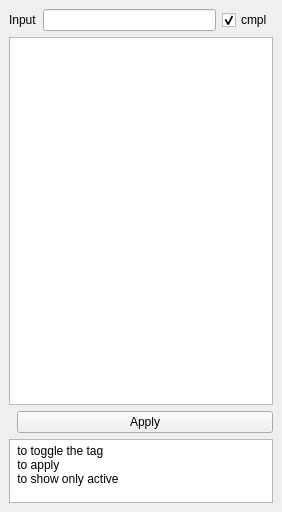
<?xml version="1.0" encoding="UTF-8"?>
<ui version="4.0">
 <class>MainWindow</class>
 <widget class="QMainWindow" name="MainWindow">
  <property name="enabled">
   <bool>true</bool>
  </property>
  <property name="geometry">
   <rect>
    <x>0</x>
    <y>0</y>
    <width>282</width>
    <height>512</height>
   </rect>
  </property>
  <property name="windowTitle">
   <string>TMSU tag manager</string>
  </property>
  <widget class="QWidget" name="centralwidget">
   <property name="sizePolicy">
    <sizepolicy hsizetype="Preferred" vsizetype="Preferred">
     <horstretch>0</horstretch>
     <verstretch>0</verstretch>
    </sizepolicy>
   </property>
   <layout class="QVBoxLayout" name="verticalLayout_2">
    <item>
     <layout class="QHBoxLayout" name="horizontalLayout">
      <item>
       <widget class="QLabel" name="label">
        <property name="text">
         <string>Input</string>
        </property>
       </widget>
      </item>
      <item>
       <widget class="KListWidgetSearchLine" name="klistwidgetsearchline"/>
      </item>
      <item>
       <widget class="QCheckBox" name="checkBox">
        <property name="text">
         <string>cmpl</string>
        </property>
        <property name="checked">
         <bool>true</bool>
        </property>
        <property name="tristate">
         <bool>false</bool>
        </property>
       </widget>
      </item>
     </layout>
    </item>
    <item>
     <widget class="QListWidget" name="listWidget">
      <property name="sizePolicy">
       <sizepolicy hsizetype="Expanding" vsizetype="MinimumExpanding">
        <horstretch>0</horstretch>
        <verstretch>0</verstretch>
       </sizepolicy>
      </property>
      <property name="focusPolicy">
       <enum>Qt::NoFocus</enum>
      </property>
     </widget>
    </item>
    <item>
     <layout class="QHBoxLayout" name="horizontalLayout_2">
      <item>
       <spacer name="horizontalSpacer">
        <property name="orientation">
         <enum>Qt::Horizontal</enum>
        </property>
        <property name="sizeHint" stdset="0">
         <size>
          <width>40</width>
          <height>20</height>
         </size>
        </property>
       </spacer>
      </item>
      <item>
       <widget class="QPushButton" name="applyButton">
        <property name="minimumSize">
         <size>
          <width>256</width>
          <height>0</height>
         </size>
        </property>
        <property name="text">
         <string>Apply</string>
        </property>
        <property name="autoDefault">
         <bool>false</bool>
        </property>
       </widget>
      </item>
     </layout>
    </item>
    <item>
     <widget class="QPlainTextEdit" name="plainTextEdit">
      <property name="sizePolicy">
       <sizepolicy hsizetype="Minimum" vsizetype="Fixed">
        <horstretch>0</horstretch>
        <verstretch>0</verstretch>
       </sizepolicy>
      </property>
      <property name="maximumSize">
       <size>
        <width>16777215</width>
        <height>64</height>
       </size>
      </property>
      <property name="font">
       <font>
        <kerning>true</kerning>
       </font>
      </property>
      <property name="acceptDrops">
       <bool>false</bool>
      </property>
      <property name="inputMethodHints">
       <set>Qt::ImhNone</set>
      </property>
      <property name="frameShadow">
       <enum>QFrame::Plain</enum>
      </property>
      <property name="verticalScrollBarPolicy">
       <enum>Qt::ScrollBarAlwaysOff</enum>
      </property>
      <property name="horizontalScrollBarPolicy">
       <enum>Qt::ScrollBarAlwaysOff</enum>
      </property>
      <property name="sizeAdjustPolicy">
       <enum>QAbstractScrollArea::AdjustToContentsOnFirstShow</enum>
      </property>
      <property name="undoRedoEnabled">
       <bool>false</bool>
      </property>
      <property name="readOnly">
       <bool>true</bool>
      </property>
      <property name="plainText">
       <string>&lt;CR&gt; to toggle the tag
&lt;C-CR&gt; to apply
&lt;Alt+Shit+A&gt; to show only active</string>
      </property>
      <property name="backgroundVisible">
       <bool>false</bool>
      </property>
     </widget>
    </item>
   </layout>
  </widget>
  <widget class="QMenuBar" name="menubar">
   <property name="enabled">
    <bool>true</bool>
   </property>
   <property name="geometry">
    <rect>
     <x>0</x>
     <y>0</y>
     <width>282</width>
     <height>23</height>
    </rect>
   </property>
  </widget>
 </widget>
 <customwidgets>
  <customwidget>
   <class>KListWidgetSearchLine</class>
   <extends>QLineEdit</extends>
   <header>klistwidgetsearchline.h</header>
  </customwidget>
 </customwidgets>
 <resources/>
 <connections>
  <connection>
   <sender>applyButton</sender>
   <signal>released()</signal>
   <receiver>MainWindow</receiver>
   <slot>close()</slot>
   <hints>
    <hint type="sourcelabel">
     <x>749</x>
     <y>553</y>
    </hint>
    <hint type="destinationlabel">
     <x>399</x>
     <y>299</y>
    </hint>
   </hints>
  </connection>
 </connections>
</ui>
